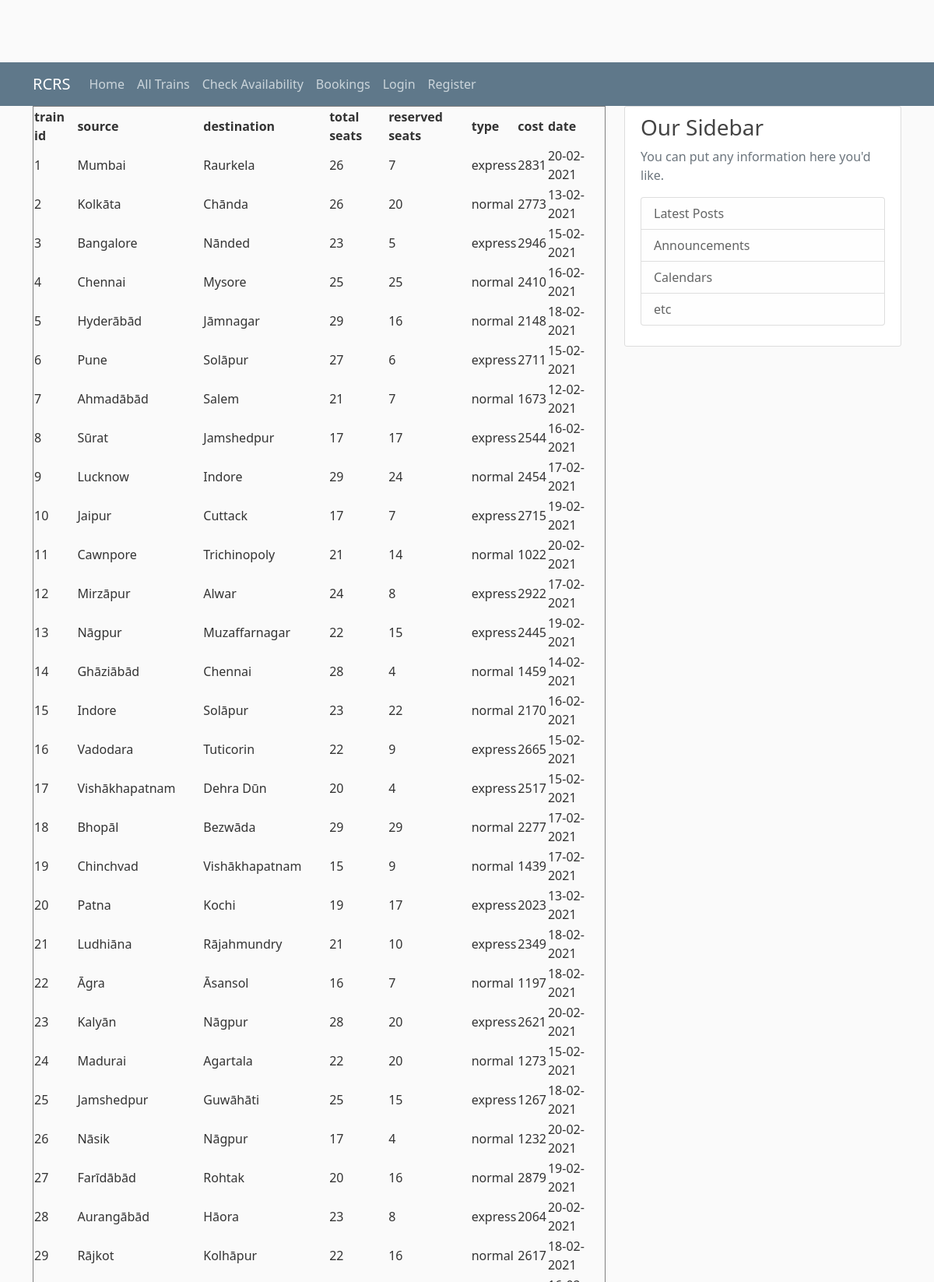
Screenshot of /all (upper part) with the database file from the repository.
### tables this page shows
CREATE TABLE "trains" (
	"train_id"	INTEGER UNIQUE,
	"source"	TEXT,
	"destination"	TEXT,
	"seats_total"	INTEGER,
	"seats_res"	INTEGER CHECK("seats_res" <= "seats_total"),
	"type"	TEXT,
	"cost"	INTEGER,
	"date"	TEXT,
	PRIMARY KEY("train_id")
);

### app.py (the view)
@app.route('/all')
def allTrains():
    rows = all_trains.all_trains()
    return render_template('all.html',rows = rows)

### src/all_trains.py (called while the page is built)
def all_trains():
    conn = sqlite3.connect('database.db')
    cursor = conn.cursor()
    cursor.execute('SELECT * FROM trains')
    rows = cursor.fetchall()
    conn.close()
    return rows

### templates/all.html
{% extends "layout.html" %} {% block content%}
<table border=1>
    <thead>
        <th>train id</th>
        <th>source</th>
        <th>destination</th>
        <th>total seats</th>
        <th>reserved seats</th>
        <th>type</th>
        <th>cost</th>
        <th>date</th>
    </thead>
    {% for row in rows %}
    <tr>
        <td>{{row[0]}}</td>
        <td>{{row[1]}}</td>
        <td> {{row[2]}}</td>
        <td>{{row[3]}}</td>
        <td>{{row[4]}}</td>
        <td>{{row[5]}}</td>
        <td> {{row[6]}}</td>
        <td>{{row[7]}}</td>
    </tr>
    {% endfor %}
</table>
<a href="/">Go back to home page</a> {% endblock content %}

### static/main.css (style rules this page uses)
body { background: #fafafa; color: #333333; margin-top: 5rem; }

### rows the page displays
trains: train_id "1", source "Mumbai", destination "Raurkela", seats_total "26", seats_res "7", type "express", cost "2831", date "20-02-2021"
trains: train_id "2", source "Kolkāta", destination "Chānda", seats_total "26", seats_res "20", type "normal", cost "2773", date "13-02-2021"
trains: train_id "3", source "Bangalore", destination "Nānded", seats_total "23", seats_res "5", type "express", cost "2946", date "15-02-2021"
trains: train_id "4", source "Chennai", destination "Mysore", seats_total "25", seats_res "25", type "normal", cost "2410", date "16-02-2021"
trains: train_id "5", source "Hyderābād", destination "Jāmnagar", seats_total "29", seats_res "16", type "normal", cost "2148", date "18-02-2021"
trains: train_id "6", source "Pune", destination "Solāpur", seats_total "27", seats_res "6", type "express", cost "2711", date "15-02-2021"
trains: train_id "7", source "Ahmadābād", destination "Salem", seats_total "21", seats_res "7", type "normal", cost "1673", date "12-02-2021"
trains: train_id "8", source "Sūrat", destination "Jamshedpur", seats_total "17", seats_res "17", type "express", cost "2544", date "16-02-2021"
trains: train_id "9", source "Lucknow", destination "Indore", seats_total "29", seats_res "24", type "normal", cost "2454", date "17-02-2021"
trains: train_id "10", source "Jaipur", destination "Cuttack", seats_total "17", seats_res "7", type "express", cost "2715", date "19-02-2021"
trains: train_id "11", source "Cawnpore", destination "Trichinopoly", seats_total "21", seats_res "14", type "normal", cost "1022", date "20-02-2021"
trains: train_id "12", source "Mirzāpur", destination "Alwar", seats_total "24", seats_res "8", type "express", cost "2922", date "17-02-2021"
trains: train_id "13", source "Nāgpur", destination "Muzaffarnagar", seats_total "22", seats_res "15", type "express", cost "2445", date "19-02-2021"
trains: train_id "14", source "Ghāziābād", destination "Chennai", seats_total "28", seats_res "4", type "normal", cost "1459", date "14-02-2021"
trains: train_id "15", source "Indore", destination "Solāpur", seats_total "23", seats_res "22", type "normal", cost "2170", date "16-02-2021"
trains: train_id "16", source "Vadodara", destination "Tuticorin", seats_total "22", seats_res "9", type "express", cost "2665", date "15-02-2021"
trains: train_id "17", source "Vishākhapatnam", destination "Dehra Dūn", seats_total "20", seats_res "4", type "express", cost "2517", date "15-02-2021"
trains: train_id "18", source "Bhopāl", destination "Bezwāda", seats_total "29", seats_res "29", type "normal", cost "2277", date "17-02-2021"
trains: train_id "19", source "Chinchvad", destination "Vishākhapatnam", seats_total "15", seats_res "9", type "normal", cost "1439", date "17-02-2021"
trains: train_id "20", source "Patna", destination "Kochi", seats_total "19", seats_res "17", type "express", cost "2023", date "13-02-2021"
trains: train_id "21", source "Ludhiāna", destination "Rājahmundry", seats_total "21", seats_res "10", type "express", cost "2349", date "18-02-2021"
trains: train_id "22", source "Āgra", destination "Āsansol", seats_total "16", seats_res "7", type "normal", cost "1197", date "18-02-2021"
trains: train_id "23", source "Kalyān", destination "Nāgpur", seats_total "28", seats_res "20", type "express", cost "2621", date "20-02-2021"
trains: train_id "24", source "Madurai", destination "Agartala", seats_total "22", seats_res "20", type "normal", cost "1273", date "15-02-2021"
trains: train_id "25", source "Jamshedpur", destination "Guwāhāti", seats_total "25", seats_res "15", type "express", cost "1267", date "18-02-2021"
trains: train_id "26", source "Nāsik", destination "Nāgpur", seats_total "17", seats_res "4", type "normal", cost "1232", date "20-02-2021"
trains: train_id "27", source "Farīdābād", destination "Rohtak", seats_total "20", seats_res "16", type "normal", cost "2879", date "19-02-2021"
trains: train_id "28", source "Aurangābād", destination "Hāora", seats_total "23", seats_res "8", type "express", cost "2064", date "20-02-2021"
trains: train_id "29", source "Rājkot", destination "Kolhāpur", seats_total "22", seats_res "16", type "normal", cost "2617", date "18-02-2021"
